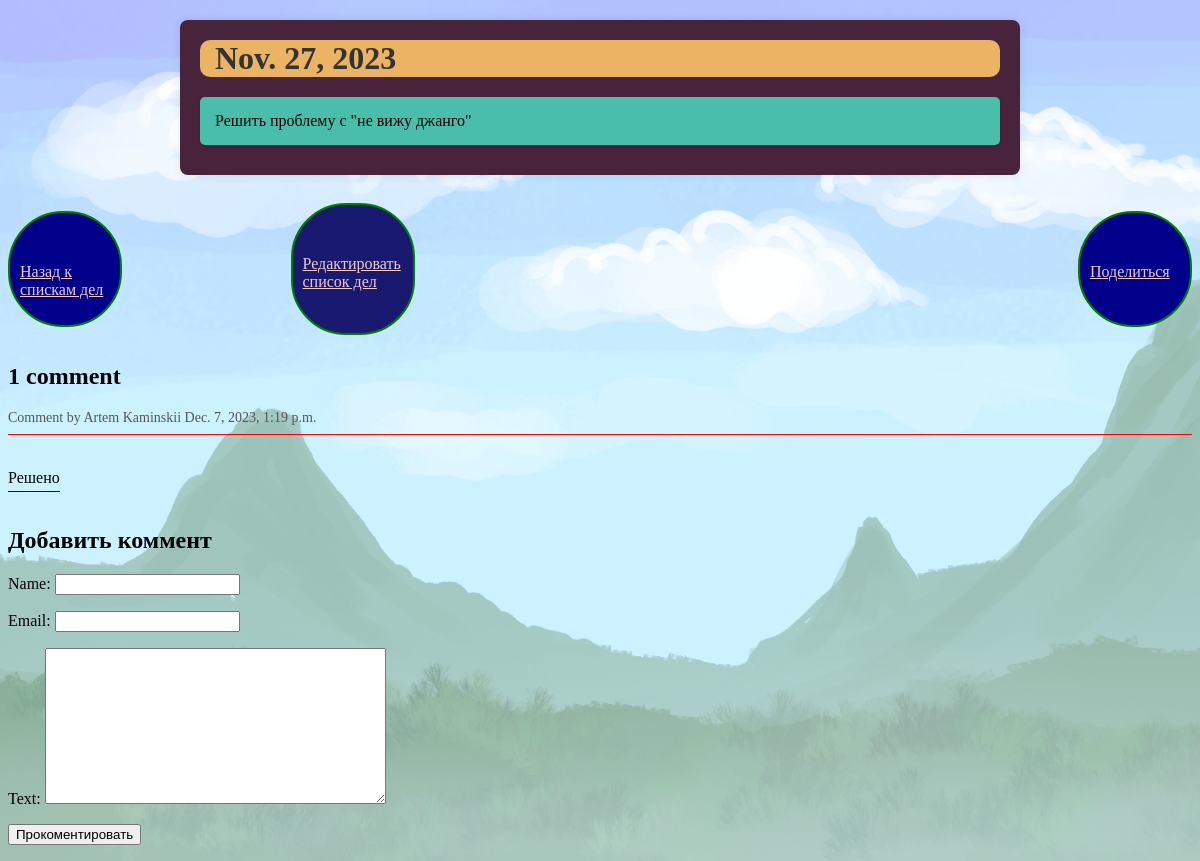
The page /tasks/task/2023-11-27/ on the database its author committed.
### things/models.py (models this page shows, shortened)
class TodoList(models.Model):
    class Status(models.TextChoices):
        DRAFT = 'DF','DRAFT'
        PUBLISHED = 'PB','PUBLISHED'
    tags = TaggableManager()
    user = models.ForeignKey(User,on_delete=models.CASCADE)
    date = models.DateField(unique=True)
    tasks = models.TextField()
    description = models.TextField(max_length=255)
    status = models.CharField(max_length=2,
                              choices=Status.choices,
                              default=Status.DRAFT)
    objects = models.Manager()
    published = PublishedManager()
    class Meta:
        ordering = ['-date']
        indexes = [
            models.Index(fields=['-date'])
        ]

class Comment(models.Model):
    task = models.ForeignKey(TodoList,
                             on_delete=models.CASCADE,
                             related_name='comments')
    name = models.CharField(max_length=30)
    email = models.EmailField()
    text = models.TextField()
    created = models.DateTimeField(auto_now_add=True)
    active = models.BooleanField(default=True)
    class Meta:
        ordering = ['created']
        indexes = [
            models.Index(fields=['created']),
        ]

### things/views.py (the view)
# urls.py: path('task/<int:year>-<int:month>-<int:day>/', views.task_detail, name='task_detail'),
def task_detail(request, year, month, day):
    task = get_object_or_404(TodoList,
                             date__year=year,
                             date__month=month,
                             date__day=day,
                             )
    task_split = task.tasks.split('\n')
    comments = task.comments.filter(active=True)
    form = CommentForm
    return render(request,
                  'tasks/detail.html',
                  {'task': task,
                   'task_split': task_split,
                   'comments': comments,
                   'form': form, })

### things/templates/tasks/detail.html (shortened to what this page needs)
{% extends 'tasks/base_task.html' %}
{% load static %}
{% block content %}
    <link rel="stylesheet" type="text/css" href="{% static 'css/detail.css' %}">
    <div class="container">
        <div class="task-title">{{ task.date }}</div>
        {% for taska in task_split %}
            <div class="task">{{ taska }}</div>
        {% endfor %}
    </div>
         <div class="buttons-container">
            <p >
                <a href="{% url 'todo:task_list' %}"class="back">
                    Назад к спискам дел
                </a>
            </p>
             <a href="{% url 'todo:edit_task' date=task.date %}" class="edit">
                Редактировать список дел
            </a>
             <a href="{% url 'todo:tasks_share' task.date %}" class="share">
                Поделиться
            </a>
        </div>
    {% with comments.count as total_comments %}
         <h2>
             {{ total_comments }} comment{{ total_comments|pluralize }}
         </h2>
     {% endwith %}
    {% for comment in comments %}
       <div class="comment">
       <p class="info-com">
           Comment  by {{ comment.name }}
           {{ comment.created }}
       </p>
       <p class="com">
          {{ comment.text }}
       </p>
       </div>
    {% empty %}
           <p class="empty">Нет комментариев.</p>
    {% endfor %}
    {% include 'tasks/comment.html' %}
{% endblock %}

### things/static/css/detail.css (style rules this page uses)
body { background-image: url('/static/img/detail.png'); background-repeat: no-repeat; background-size:cover; }
.container { max-width: 800px; margin: 20px auto; padding: 20px; background-color: rgb(72, 35, 60); border-radius: 8px; box-shadow: 0 0 10px rgba(0, 0, 0, 0.1); }
.task-title { font-size: 32px; font-weight: bold; color: #333; border-radius:10px; margin-bottom: 20px; padding-left:15px; background-color: rgb(234, 180, 100); }
.task { margin-bottom: 10px; padding: 15px; background-color: rgb(73, 190, 170); border-radius: 5px; box-shadow: 0 2px 4px rgba(0, 0, 0, 0.1); }
a.share, a.edit, a.back { display:inline-block; width:90px; height:12px; font-size:16px; border: 2px solid green; border-radius:55px; padding:50px 10px; background-color:rgb(0, 0, 139); color:rgb(242, 202, 199); }
a.edit { width:100px; height:8px; padding-bottom:70px; }
a.edit { background-color:rgb(25, 25, 112); }
.info-com { display: block; font-size: 14px; color: #555; border-bottom: 1px solid red; padding-bottom: 8px; }
.com { display: inline-block; font-size: 16px; line-height: 1.6; margin-bottom: 16px; border-bottom: 1px solid blue; }
.buttons-container { display: flex; justify-content: space-between; align-items: center; margin-bottom: 20px; }
.back { font-size: 20px; border: 2px solid green; border-radius: 55px; padding: 20px; background-color: rgb(0, 0, 139); color: rgb(242, 202, 199); }
.edit, .share { font-size: 20px; border: 2px solid green; border-radius: 55px; padding: 20px; background-color: rgb(0, 0, 139); color: rgb(242, 202, 199); margin-left: 5px; }
.share { margin-left: 500px; }

### rows shown on the page
TodoList: date "Nov. 27, 2023", task_split "Решить проблему с \"не вижу джанго\""
Comment: name "Artem Kaminskii", created "Dec. 7, 2023, 1:19 p.m.", text "Решено"

### other values the page prints
{{ total_comments }} "1"
